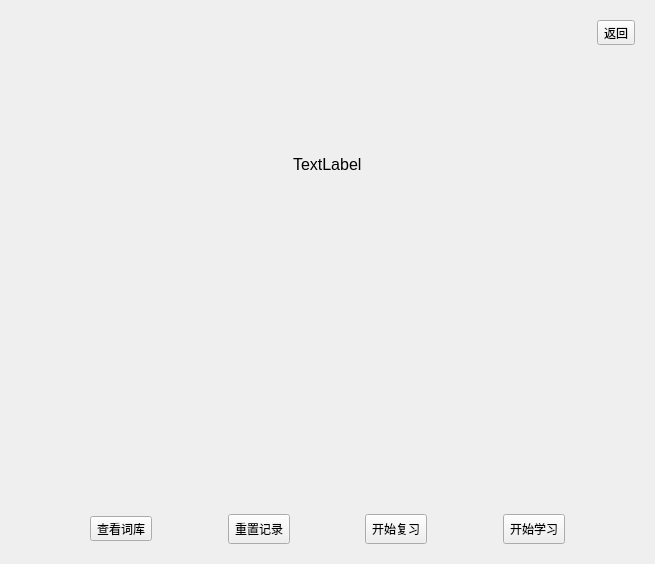
<?xml version="1.0" encoding="UTF-8"?>
<ui version="4.0">
 <class>LearnWidget</class>
 <widget class="QWidget" name="LearnWidget">
  <property name="geometry">
   <rect>
    <x>0</x>
    <y>0</y>
    <width>655</width>
    <height>564</height>
   </rect>
  </property>
  <property name="windowTitle">
   <string>Form</string>
  </property>
  <layout class="QGridLayout" name="gridLayout_2">
   <item row="0" column="0">
    <widget class="QStackedWidget" name="stackedWidget">
     <property name="currentIndex">
      <number>1</number>
     </property>
     <widget class="QWidget" name="dictTable">
      <layout class="QVBoxLayout" name="verticalLayout">
       <item>
        <widget class="QGroupBox" name="defaultBox">
         <property name="title">
          <string>词库</string>
         </property>
        </widget>
       </item>
      </layout>
     </widget>
     <widget class="QWidget" name="dictWidget">
      <layout class="QVBoxLayout" name="verticalLayout_2">
       <item>
        <layout class="QHBoxLayout" name="horizontalLayout">
         <item>
          <spacer name="horizontalSpacer">
           <property name="orientation">
            <enum>Qt::Orientation::Horizontal</enum>
           </property>
           <property name="sizeHint" stdset="0">
            <size>
             <width>40</width>
             <height>20</height>
            </size>
           </property>
          </spacer>
         </item>
         <item>
          <widget class="QToolButton" name="backButton">
           <property name="text">
            <string>返回</string>
           </property>
          </widget>
         </item>
        </layout>
       </item>
       <item>
        <layout class="QHBoxLayout" name="horizontalLayout_3">
         <item>
          <spacer name="horizontalSpacer_6">
           <property name="orientation">
            <enum>Qt::Orientation::Horizontal</enum>
           </property>
           <property name="sizeHint" stdset="0">
            <size>
             <width>40</width>
             <height>20</height>
            </size>
           </property>
          </spacer>
         </item>
         <item>
          <widget class="QLabel" name="dictName">
           <property name="font">
            <font>
             <pointsize>12</pointsize>
            </font>
           </property>
           <property name="text">
            <string>TextLabel</string>
           </property>
          </widget>
         </item>
         <item>
          <spacer name="horizontalSpacer_5">
           <property name="orientation">
            <enum>Qt::Orientation::Horizontal</enum>
           </property>
           <property name="sizeHint" stdset="0">
            <size>
             <width>40</width>
             <height>20</height>
            </size>
           </property>
          </spacer>
         </item>
        </layout>
       </item>
       <item>
        <widget class="QWidget" name="showWidget" native="true"/>
       </item>
       <item>
        <layout class="QHBoxLayout" name="horizontalLayout_2">
         <item>
          <spacer name="horizontalSpacer_3">
           <property name="orientation">
            <enum>Qt::Orientation::Horizontal</enum>
           </property>
           <property name="sizeHint" stdset="0">
            <size>
             <width>40</width>
             <height>20</height>
            </size>
           </property>
          </spacer>
         </item>
         <item>
          <widget class="QToolButton" name="viewAllWordsButton">
           <property name="text">
            <string>查看词库</string>
           </property>
          </widget>
         </item>
         <item>
          <spacer name="horizontalSpacer_8">
           <property name="orientation">
            <enum>Qt::Orientation::Horizontal</enum>
           </property>
           <property name="sizeHint" stdset="0">
            <size>
             <width>40</width>
             <height>20</height>
            </size>
           </property>
          </spacer>
         </item>
         <item>
          <widget class="QToolButton" name="resetButton">
           <property name="minimumSize">
            <size>
             <width>60</width>
             <height>30</height>
            </size>
           </property>
           <property name="text">
            <string>重置记录</string>
           </property>
          </widget>
         </item>
         <item>
          <spacer name="horizontalSpacer_7">
           <property name="orientation">
            <enum>Qt::Orientation::Horizontal</enum>
           </property>
           <property name="sizeHint" stdset="0">
            <size>
             <width>40</width>
             <height>20</height>
            </size>
           </property>
          </spacer>
         </item>
         <item>
          <widget class="QToolButton" name="reviewButton">
           <property name="sizePolicy">
            <sizepolicy hsizetype="Fixed" vsizetype="Fixed">
             <horstretch>0</horstretch>
             <verstretch>0</verstretch>
            </sizepolicy>
           </property>
           <property name="minimumSize">
            <size>
             <width>60</width>
             <height>30</height>
            </size>
           </property>
           <property name="text">
            <string>开始复习</string>
           </property>
          </widget>
         </item>
         <item>
          <spacer name="horizontalSpacer_2">
           <property name="orientation">
            <enum>Qt::Orientation::Horizontal</enum>
           </property>
           <property name="sizeHint" stdset="0">
            <size>
             <width>40</width>
             <height>20</height>
            </size>
           </property>
          </spacer>
         </item>
         <item>
          <widget class="QToolButton" name="learnButton">
           <property name="minimumSize">
            <size>
             <width>60</width>
             <height>30</height>
            </size>
           </property>
           <property name="text">
            <string>开始学习</string>
           </property>
          </widget>
         </item>
         <item>
          <spacer name="horizontalSpacer_4">
           <property name="orientation">
            <enum>Qt::Orientation::Horizontal</enum>
           </property>
           <property name="sizeHint" stdset="0">
            <size>
             <width>40</width>
             <height>20</height>
            </size>
           </property>
          </spacer>
         </item>
        </layout>
       </item>
      </layout>
     </widget>
     <widget class="QWidget" name="wordsWidget">
      <layout class="QVBoxLayout" name="verticalLayout_7">
       <item>
        <layout class="QHBoxLayout" name="horizontalLayout_15">
         <item>
          <spacer name="horizontalSpacer_26">
           <property name="orientation">
            <enum>Qt::Orientation::Horizontal</enum>
           </property>
           <property name="sizeHint" stdset="0">
            <size>
             <width>40</width>
             <height>20</height>
            </size>
           </property>
          </spacer>
         </item>
         <item>
          <widget class="QToolButton" name="backButton_2">
           <property name="text">
            <string>返回</string>
           </property>
          </widget>
         </item>
        </layout>
       </item>
       <item>
        <layout class="QHBoxLayout" name="horizontalLayout_16">
         <item>
          <widget class="QTableWidget" name="wordsListWidget">
           <property name="sizeAdjustPolicy">
            <enum>QAbstractScrollArea::SizeAdjustPolicy::AdjustIgnored</enum>
           </property>
           <property name="editTriggers">
            <set>QAbstractItemView::EditTrigger::NoEditTriggers</set>
           </property>
           <property name="cornerButtonEnabled">
            <bool>false</bool>
           </property>
           <property name="columnCount">
            <number>2</number>
           </property>
           <attribute name="horizontalHeaderCascadingSectionResizes">
            <bool>false</bool>
           </attribute>
           <attribute name="horizontalHeaderMinimumSectionSize">
            <number>14</number>
           </attribute>
           <attribute name="horizontalHeaderDefaultSectionSize">
            <number>100</number>
           </attribute>
           <attribute name="horizontalHeaderHighlightSections">
            <bool>true</bool>
           </attribute>
           <attribute name="horizontalHeaderShowSortIndicator" stdset="0">
            <bool>false</bool>
           </attribute>
           <attribute name="horizontalHeaderStretchLastSection">
            <bool>true</bool>
           </attribute>
           <attribute name="verticalHeaderStretchLastSection">
            <bool>false</bool>
           </attribute>
           <column/>
           <column/>
          </widget>
         </item>
        </layout>
       </item>
       <item>
        <layout class="QHBoxLayout" name="horizontalLayout_14">
         <item>
          <spacer name="horizontalSpacer_27">
           <property name="orientation">
            <enum>Qt::Orientation::Horizontal</enum>
           </property>
           <property name="sizeHint" stdset="0">
            <size>
             <width>40</width>
             <height>20</height>
            </size>
           </property>
          </spacer>
         </item>
         <item>
          <widget class="QToolButton" name="refreshButton">
           <property name="minimumSize">
            <size>
             <width>60</width>
             <height>30</height>
            </size>
           </property>
           <property name="text">
            <string>换一批</string>
           </property>
          </widget>
         </item>
         <item>
          <spacer name="horizontalSpacer_28">
           <property name="orientation">
            <enum>Qt::Orientation::Horizontal</enum>
           </property>
           <property name="sizeHint" stdset="0">
            <size>
             <width>40</width>
             <height>20</height>
            </size>
           </property>
          </spacer>
         </item>
         <item>
          <widget class="QToolButton" name="testButton">
           <property name="minimumSize">
            <size>
             <width>60</width>
             <height>30</height>
            </size>
           </property>
           <property name="text">
            <string>开始测试</string>
           </property>
          </widget>
         </item>
         <item>
          <spacer name="horizontalSpacer_29">
           <property name="orientation">
            <enum>Qt::Orientation::Horizontal</enum>
           </property>
           <property name="sizeHint" stdset="0">
            <size>
             <width>40</width>
             <height>20</height>
            </size>
           </property>
          </spacer>
         </item>
        </layout>
       </item>
      </layout>
     </widget>
     <widget class="QWidget" name="testWidget">
      <layout class="QGridLayout" name="gridLayout">
       <item row="0" column="0">
        <layout class="QVBoxLayout" name="verticalLayout_6" stretch="0,1,4,0,1">
         <item>
          <layout class="QHBoxLayout" name="horizontalLayout_13">
           <item>
            <spacer name="horizontalSpacer_25">
             <property name="orientation">
              <enum>Qt::Orientation::Horizontal</enum>
             </property>
             <property name="sizeHint" stdset="0">
              <size>
               <width>40</width>
               <height>20</height>
              </size>
             </property>
            </spacer>
           </item>
           <item>
            <widget class="QToolButton" name="backButton_3">
             <property name="text">
              <string>返回</string>
             </property>
            </widget>
           </item>
          </layout>
         </item>
         <item>
          <widget class="QLabel" name="testWordLabel">
           <property name="font">
            <font>
             <pointsize>20</pointsize>
            </font>
           </property>
           <property name="text">
            <string>TextLabel</string>
           </property>
           <property name="alignment">
            <set>Qt::AlignmentFlag::AlignCenter</set>
           </property>
          </widget>
         </item>
         <item>
          <layout class="QHBoxLayout" name="horizontalLayout_11">
           <item>
            <spacer name="horizontalSpacer_21">
             <property name="orientation">
              <enum>Qt::Orientation::Horizontal</enum>
             </property>
             <property name="sizeType">
              <enum>QSizePolicy::Policy::Minimum</enum>
             </property>
             <property name="sizeHint" stdset="0">
              <size>
               <width>40</width>
               <height>20</height>
              </size>
             </property>
            </spacer>
           </item>
           <item>
            <layout class="QVBoxLayout" name="verticalLayout_5">
             <item>
              <widget class="QLabel" name="label_0">
               <property name="mouseTracking">
                <bool>false</bool>
               </property>
               <property name="text">
                <string>TextLabel</string>
               </property>
               <property name="wordWrap">
                <bool>true</bool>
               </property>
              </widget>
             </item>
             <item>
              <widget class="QLabel" name="label_1">
               <property name="text">
                <string>TextLabel</string>
               </property>
               <property name="wordWrap">
                <bool>true</bool>
               </property>
              </widget>
             </item>
             <item>
              <widget class="QLabel" name="label_2">
               <property name="text">
                <string>TextLabel</string>
               </property>
               <property name="wordWrap">
                <bool>true</bool>
               </property>
              </widget>
             </item>
             <item>
              <widget class="QLabel" name="label_3">
               <property name="text">
                <string>TextLabel</string>
               </property>
               <property name="wordWrap">
                <bool>true</bool>
               </property>
              </widget>
             </item>
            </layout>
           </item>
           <item>
            <spacer name="horizontalSpacer_22">
             <property name="orientation">
              <enum>Qt::Orientation::Horizontal</enum>
             </property>
             <property name="sizeType">
              <enum>QSizePolicy::Policy::Minimum</enum>
             </property>
             <property name="sizeHint" stdset="0">
              <size>
               <width>40</width>
               <height>20</height>
              </size>
             </property>
            </spacer>
           </item>
          </layout>
         </item>
         <item>
          <spacer name="verticalSpacer_6">
           <property name="orientation">
            <enum>Qt::Orientation::Vertical</enum>
           </property>
           <property name="sizeHint" stdset="0">
            <size>
             <width>20</width>
             <height>40</height>
            </size>
           </property>
          </spacer>
         </item>
         <item>
          <layout class="QHBoxLayout" name="horizontalLayout_12">
           <item>
            <spacer name="horizontalSpacer_23">
             <property name="orientation">
              <enum>Qt::Orientation::Horizontal</enum>
             </property>
             <property name="sizeHint" stdset="0">
              <size>
               <width>40</width>
               <height>20</height>
              </size>
             </property>
            </spacer>
           </item>
           <item>
            <widget class="QToolButton" name="testConfirmButton">
             <property name="sizePolicy">
              <sizepolicy hsizetype="Preferred" vsizetype="Fixed">
               <horstretch>0</horstretch>
               <verstretch>0</verstretch>
              </sizepolicy>
             </property>
             <property name="minimumSize">
              <size>
               <width>60</width>
               <height>30</height>
              </size>
             </property>
             <property name="font">
              <font>
               <pointsize>9</pointsize>
              </font>
             </property>
             <property name="text">
              <string>确定</string>
             </property>
            </widget>
           </item>
           <item>
            <spacer name="horizontalSpacer_24">
             <property name="orientation">
              <enum>Qt::Orientation::Horizontal</enum>
             </property>
             <property name="sizeHint" stdset="0">
              <size>
               <width>40</width>
               <height>20</height>
              </size>
             </property>
            </spacer>
           </item>
          </layout>
         </item>
        </layout>
       </item>
      </layout>
     </widget>
    </widget>
   </item>
  </layout>
 </widget>
 <resources/>
 <connections/>
</ui>
